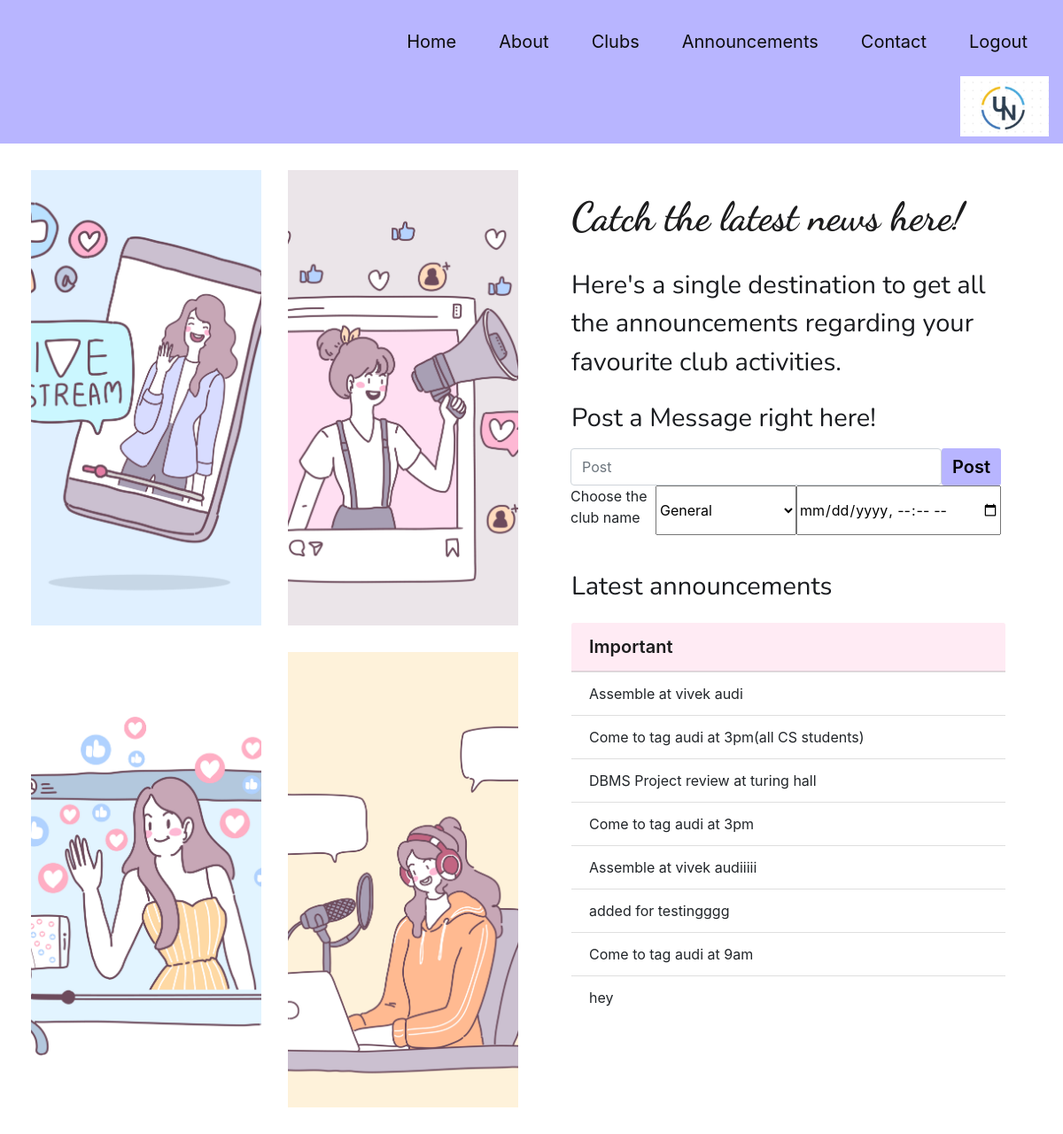
The app's page /announcements.php with its own data.
### tables this page shows
CREATE TABLE `announcements` (
  `id` int(11) NOT NULL,
  `club_id` varchar(10) DEFAULT NULL,
  `events` text DEFAULT NULL,
  `dates` timestamp NOT NULL DEFAULT current_timestamp() ON UPDATE current_timestamp()
);

### announcements.php (the view, shortened to what this page needs)
<?php
include 'db.php';
$sql = "SELECT events FROM announcements";
$result = mysqli_query($con,$sql);
?>
<!doctype html>
<html lang="en">
  <head>
    <link rel="stylesheet" href="https://maxcdn.bootstrapcdn.com/bootstrap/4.0.0/css/bootstrap.min.css">
    <link rel = "stylesheet" href = "announcement.css">
    <link
      rel="stylesheet"
      href="https://use.fontawesome.com/releases/v5.7.0/css/all.css"
    />
  </head>
  <body>
    <div class="bg-img" class="container-fluid">
      <nav class="navbar navbar-expand-lg navbar-light" style="background-color:#b8b5ff;">
      <div id = "p" class="float-child">
        <ul class="nav justify-content-end">
        <li class="nav-item" >
            <a class="nav-link"  id = "item" href="main.php">Home</a>
          </li>
          <li class="nav-item" >
            <a class="nav-link"  id = "item" href="main.php#about">About</a>
          </li>
          <li class="nav-item">
            <a class="nav-link" id = "item" href="main.php#clubs">Clubs</a>
          </li>
          <li class="nav-item">
            <a class="nav-link" id = "item" href="#">Announcements</a>
          </li>
          <li class="nav-item">
            <a class="nav-link" id = "item" href="#contact">Contact</a>
          </li>
          <li class="nav-item">
            <a class="nav-link" id = "item" href="logout.php">Logout</a>
          </li>
          <li class="nav-item">
            <img src="logo.jpeg" style="height:100%;width:100px;float:left;margin-left:620px">
          </li>
        </ul>
      </div>
    </div>
    <div class="menu container-fluid">
      <div class="row">
        <div class="col-lg-6 grid">
          <div>
            <img src="Images/Gridimg1.jpg" alt="gimg1" class="fgrid" />
          </div>
          <div>
            <img src="Images/Gridimg2.jpg" alt="gimg2" class="fgrid" />
          </div>
          <div>
            <img src="Images/Gridimg3.jpg" alt="gimg3" class="fgrid" />
          </div>
          <div>
            <img src="Images/Gridimg4.jpg" alt="gimg4" class="fgrid" />
          </div>
        </div>
        <div class="col-lg-6 flexContainer">
          <div class="menuCon">
            <div class="discover">Catch the latest news here!</div>
            <div class = "subtext">Here's a single destination to get all the announcements regarding your favourite club activities.</div>
            <div class = "ideas">
            <div class = "card-title">Post a Message right here!</div>
          </div>
          <div class="input-group mb-3">
            <form action = "addann.php" method = "post" class = "ideatxt">
              <div class="input-group-append idea">
                <input type="text" name = "events" class="form-control" name = 'events' placeholder="Post" aria-label="Recipient's idea" aria-describedby="basic-addon2" required>
                <button type="submit" class="logbtn addbtn btn btn-primary" name = "addann">Post</button>
              </div>
              <div class="input-group-append">
                  <label for="clubid">Choose the club name</label>
                    <select name="clubid" id="clubid" required>
                        <option value="0">General</option>
                   </select>
                   <input type="datetime-local"  class="float-right" id="date" placeholder="Enter date&time of the event" name="date" required>
              </div>
            </form>
          </div>
          <div class = "card-title">Latest announcements</div>
          <div class="card container-fluid ideasd">
            <ul class="list-group list-group-flush">
            <div class="card-header feature">Important</div>
              <?php
                while($row = mysqli_fetch_assoc($result)){
              ?>
              <li class  ="list-group-item"><?php echo $row['events'];?></li>
              <?php } ?>
            </ul>
          </div>
        </div>
      </div>
    </div>
</body>

### announcement.css (style rules this page uses)
body { width: 100%; overflow-x: hidden; }
.menu { padding: 30px 20px; background-color: rgb(255, 255, 255); }
#item:link, #item:visited { color: #0c0c0c; padding: 14px 14px; text-align: center; text-decoration: none; display: inline-block; }
#item { margin: 10px; border-radius: 10px; font-size: 20px; }
.grid { display: grid; grid-template-columns: repeat(2, minmax(0, 1fr)); grid-template-rows: repeat(2, minmax(0, 1fr)); grid-gap: 30px; padding-left: 30px; }
.menuCon { padding: 0 30px; margin-bottom: 100px; }
.fgrid { height: 100%; width: 100%; object-fit: cover; }
.discover { text-align: left; font-size: 45px; font-weight: 700; padding-top: 20px; padding-bottom: 20px; color: #1c1c1d; font-family: "Dancing Script", cursive; }
.subtext { color: #1a1c20; font-size: 29px; font-weight: 400; font-family: "Nunito", sans-serif; text-align: left; }
.card { border: none!important; margin-top: 20px!important; }
.card-title { color: #1a1c20; font-size: 29px; font-weight: 400; font-family: "Nunito", sans-serif; text-align: left; padding-top: 20px; }
.input-group { padding-right: 20px!important; }
.logbtn { background-color: #b8b5ff; color:#1c1c1d; border-style: none; font-size: 20px; font-weight: 600; border-radius: 3px!important; }
.addbtn { border-left: 0px; }
.addbtn.btn.btn-primary { border-right: 0px; background-color: #b8b5ff; border-color: white; color:black; font-weight: 600; }
.card-header { background-color:#ffebf4; color: #1c1c1d; font-size: 20px; font-weight: 600; }
.ideasd { padding-left: 0px; }
.idea { padding-left: 0px; }
.ideatxt { width: 100%; }

### records on screen
announcements: events "Assemble at vivek audi"
announcements: events "Come to tag audi at 3pm(all CS students)"
announcements: events "DBMS Project review at turing hall"
announcements: events "Come to tag audi at 3pm"
announcements: events "Assemble at vivek audiiiii"
announcements: events "added for testingggg"
announcements: events "Come to tag audi at 9am"
announcements: events "hey"
